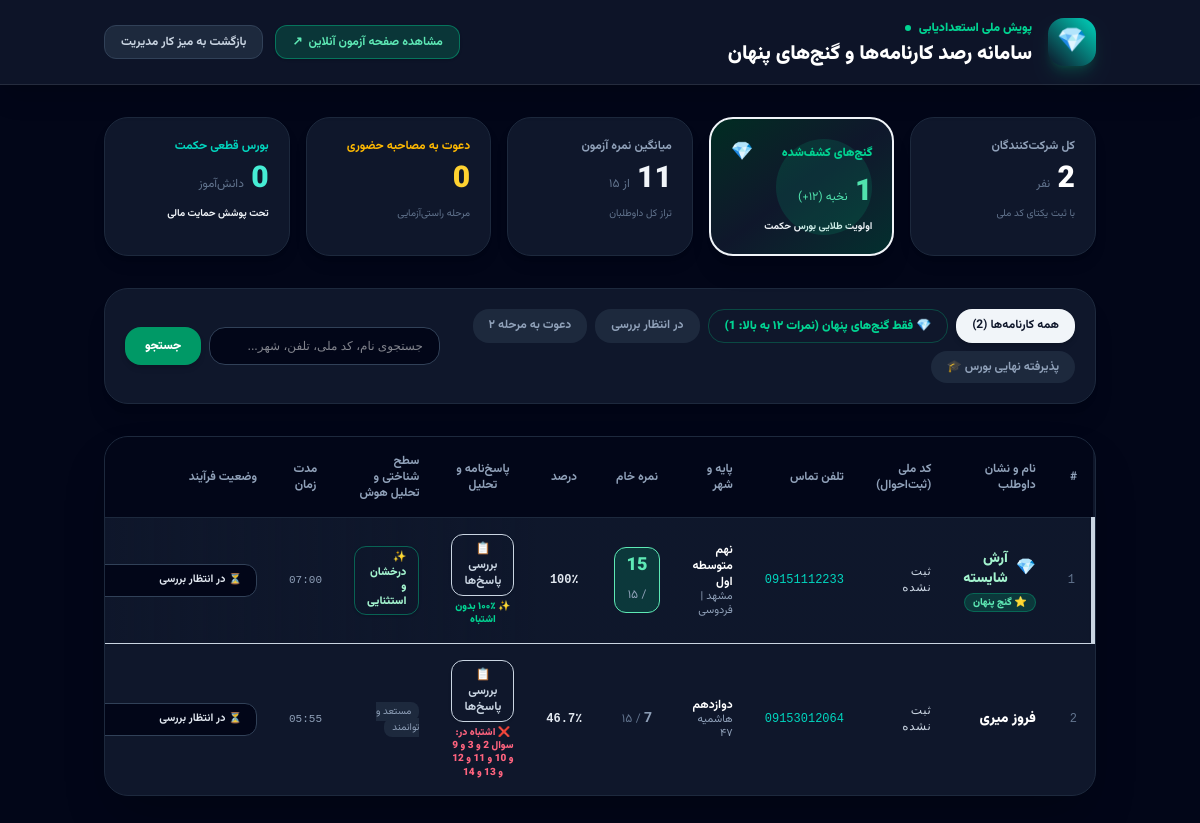
Page /admin/diamond-candidates.php (signed in) on the committed database.
### tables this page shows
CREATE TABLE diamond_candidates (
    id INTEGER PRIMARY KEY AUTOINCREMENT,
    full_name TEXT NOT NULL,
    phone TEXT NOT NULL,
    grade TEXT NOT NULL,
    city TEXT NOT NULL,
    school_name TEXT,
    score INTEGER DEFAULT 0,
    total_questions INTEGER DEFAULT 15,
    percentage REAL DEFAULT 0,
    time_spent_seconds INTEGER DEFAULT 0,
    answers_detail TEXT,
    ip_address TEXT,
    status TEXT DEFAULT 'pending',
    created_at DATETIME DEFAULT CURRENT_TIMESTAMP
, tier TEXT, national_id TEXT);

### admin/diamond-candidates.php (the view, shortened to what the rows shown need)
<?php
require_once '../includes/auth.php';
$sql = "SELECT * FROM diamond_candidates WHERE 1=1";
$params = [];
$sql .= " ORDER BY score DESC, created_at DESC";
$stmt = $pdo->prepare($sql);
$stmt->execute($params);
$candidates = $stmt->fetchAll(PDO::FETCH_ASSOC);
?>
<!DOCTYPE html>
<html lang="fa-IR" dir="rtl">
<head>
    <link rel="stylesheet" href="/assets/tailwind.min.css">
</head>
<body class="bg-slate-950 text-slate-100 min-h-screen">
    <header class="bg-slate-900/90 backdrop-blur-xl border-b border-white/10 sticky top-0 z-40 shadow-xl">
        <div class="container mx-auto px-4 py-4 flex flex-col sm:flex-row justify-between items-center gap-4">
            <div class="flex items-center gap-4">
                <div>
                    <h1 class="text-xl font-black text-white">سامانه رصد کارنامه‌ها و گنج‌های پنهان</h1>
                </div>
            </div>
        </div>
    </header>
    <main class="container mx-auto px-4 py-8">
        <div class="bg-slate-900 border border-slate-800 rounded-3xl overflow-hidden shadow-2xl">
            <div class="overflow-x-auto">
                <table class="w-full text-right text-xs">
                    <thead class="bg-slate-950 text-slate-400 border-b border-slate-800 font-bold">
                        <tr>
                            <th class="p-4">#</th>
                            <th class="p-4">نام و نشان داوطلب</th>
                            <th class="p-4">کد ملی (ثبت‌احوال)</th>
                            <th class="p-4">تلفن تماس</th>
                            <th class="p-4">پایه و شهر</th>
                            <th class="p-4 text-center">نمره خام</th>
                            <th class="p-4 text-center">درصد</th>
                            <th class="p-4 text-center">پاسخ‌نامه و تحلیل</th>
                            <th class="p-4">سطح شناختی و تحلیل هوش</th>
                            <th class="p-4 text-center">مدت زمان</th>
                            <th class="p-4">وضعیت فرآیند</th>
                        </tr>
                    </thead>
                    <tbody class="divide-y divide-slate-800/70 text-slate-300">
                        <?php if (empty($candidates)): ?>
                            <tr>
                                <td colspan="12" class="p-12 text-center text-slate-500">
                                    <div class="text-4xl mb-3">🔍</div>
                                    <div class="font-bold text-base text-slate-400">هیچ داوطلبی با فیلتر انتخابی یافت نشد.</div>
                                    <p class="text-xs text-slate-600 mt-1">با شرکت اولین داوطلبان در آزمون آنلاین، نتایج به طور زنده در این جدول نمایان خواهد شد.</p>
                                </td>
                            </tr>
                        <?php else: ?>
                            <?php foreach ($candidates as $cand):
                                $is_diamond = ($cand['score'] >= 12);
                                $row_class = $is_diamond
                                    ? 'bg-gradient-to-r from-emerald-950/70 via-slate-900 to-slate-900 border-r-4 border-r-emerald-400 shadow-sm'
                                    : 'hover:bg-slate-800/40 transition-colors';
                                $ans_data = json_decode($cand['answers_detail'] ?? '{}', true) ?: [];
                                $wrong_questions = [];
                                foreach ($ans_data as $q_num => $q_val) {
                                    if (empty($q_val['is_correct'])) {
                                        $wrong_questions[] = $q_num;
                                    }
                                }
                            ?>
                                <tr class="<?php echo $row_class; ?>">
                                    <td class="p-4 font-mono text-slate-500"><?php echo $cand['id']; ?></td>
                                    <td class="p-4">
                                        <div class="flex items-center gap-2">
                                            <?php if ($is_diamond): ?>
                                                <span class="text-base animate-pulse" title="گنج پنهان کشف‌شده">💎</span>
                                            <?php endif; ?>
                                            <span class="font-black text-sm <?php echo $is_diamond ? 'text-emerald-200' : 'text-white'; ?>">
                                                <?php echo htmlspecialchars($cand['full_name']); ?>
                                            </span>
                                        </div>
                                        <?php if ($is_diamond): ?>
                                            <div class="inline-flex items-center gap-1 mt-1 px-2 py-0.5 rounded-full bg-emerald-500/20 text-emerald-300 text-[10px] font-black border border-emerald-400/30">
                                                <span>⭐ گنج پنهان</span>
                                            </div>
                                        <?php endif; ?>
                                    </td>
                                    <td class="p-4 font-mono text-slate-300 tracking-wider">
                                        <?php echo htmlspecialchars($cand['national_id'] ?? 'ثبت نشده'); ?>
                                    </td>
                                    <td class="p-4 font-mono">
                                        <a href="tel:<?php echo htmlspecialchars($cand['phone']); ?>" class="text-teal-400 hover:text-teal-300 hover:underline">
                                            <?php echo htmlspecialchars($cand['phone']); ?>
                                        </a>
                                    </td>
                                    <td class="p-4">
                                        <div class="text-white font-bold"><?php echo htmlspecialchars($cand['grade']); ?></div>
                                        <div class="text-[11px] text-slate-400"><?php echo htmlspecialchars($cand['city']); ?> <?php if(!empty($cand['school_name'])) echo ' | ' . htmlspecialchars($cand['school_name']); ?></div>
                                    </td>
                                    <td class="p-4 text-center">
                                        <?php if ($is_diamond): ?>
                                            <div class="inline-block px-3 py-1 rounded-xl bg-emerald-500/20 border border-emerald-400/50 text-emerald-300 font-black text-lg shadow-[0_0_12px_rgba(52,211,153,0.3)]">
                                                <?php echo $cand['score']; ?> <span class="text-xs text-slate-400 font-normal">/ ۱۵</span>
                                            </div>
                                        <?php elseif ($cand['score'] >= 9): ?>
                                            <span class="text-base font-black text-cyan-300"><?php echo $cand['score']; ?> <span class="text-xs text-slate-400 font-normal">/ ۱۵</span></span>
                                        <?php else: ?>
                                            <span class="text-sm font-bold text-slate-400"><?php echo $cand['score']; ?> <span class="text-xs text-slate-500 font-normal">/ ۱۵</span></span>
                                        <?php endif; ?>
                                    </td>
                                    <td class="p-4 text-center font-mono font-bold text-slate-200">
                                        <?php echo $cand['percentage']; ?>٪
                                    </td>
                                    <td class="p-4 text-center">
                                        <button type="button" onclick="openCandidateModal(<?php echo $cand['id']; ?>)" class="inline-flex items-center gap-1.5 px-3 py-1.5 rounded-xl bg-cyan-500/20 hover:bg-cyan-500/30 text-cyan-300 border border-cyan-500/40 text-xs font-bold transition-all shadow-sm">
                                            <span>📋 بررسی پاسخ‌ها</span>
                                        </button>
                                        <?php if (empty($wrong_questions)): ?>
                                            <div class="text-[10px] font-black text-emerald-400 mt-1">✨ ۱۰۰٪ بدون اشتباه</div>
                                        <?php else: ?>
                                            <div class="text-[10px] font-black text-rose-400 mt-1">
                                                ❌ اشتباه در: سوال <?php echo implode(' و ', $wrong_questions); ?>
                                            </div>
                                        <?php endif; ?>
                                    </td>
                                    <td class="p-4">
                                        <?php if ($is_diamond): ?>
                                            <span class="px-3 py-1 rounded-xl text-[11px] font-black bg-gradient-to-r from-emerald-500/30 to-teal-500/30 text-emerald-200 border border-emerald-400/40 inline-block shadow-sm">
                                                ✨ <?php echo htmlspecialchars($cand['tier'] ?? 'درخشان و استثنایی'); ?>
                                            </span>
                                        <?php elseif ($cand['score'] >= 10): ?>
                                            <span class="px-2.5 py-1 rounded-xl text-[10px] font-bold bg-teal-500/20 text-teal-300 border border-teal-500/30 inline-block">
                                                <?php echo htmlspecialchars($cand['tier'] ?? 'بسیار مستعد'); ?>
                                            </span>
                                        <?php else: ?>
                                            <span class="px-2 py-0.5 rounded-lg text-[10px] text-slate-400 bg-slate-800">
                                                <?php echo htmlspecialchars($cand['tier'] ?? 'عادی'); ?>
                                            </span>
                                        <?php endif; ?>
                                    </td>
                                    <td class="p-4 text-center font-mono text-slate-400 text-[11px]">
                                        <?php
                                        $mins = floor($cand['time_spent_seconds'] / 60);
                                        $secs = $cand['time_spent_seconds'] % 60;
                                        echo sprintf('%02d:%02d', $mins, $secs);
                                        ?>
                                    </td>
                                    <td class="p-4">
                                        <form method="POST" class="inline">
                                            <select name="status" onchange="this.form.submit()" class="bg-slate-950 border border-slate-700 text-[11px] font-bold rounded-xl px-2.5 py-1.5 text-slate-200 focus:outline-none focus:border-emerald-400 transition-all">
                                                <option value="pending" <?php if($cand['status'] === 'pending') echo 'selected'; ?>>⏳ در انتظار بررسی</option>
                                            </select>
                                        </form>
                                    </td>
                                </tr>
                            <?php endforeach; ?>
                        <?php endif; ?>
                    </tbody>
                </table>
            </div>
        </div>
    </main>
</body>
</html>

### rows in the picture
diamond_candidates: id "1", full_name "آرش شایسته", shows "⭐ گنج پنهان", national "ثبت نشده", phone "09151112233", grade "نهم متوسطه اول", city "مشهد", school_name "فردوسی", score "15", percentage "100", shows "✨ ۱۰۰٪ بدون اشتباه", tier "درخشان و استثنایی", time_spent_seconds "07", time_spent_seconds "00", status "⏳ در انتظار بررسی"
diamond_candidates: id "2", full_name "فروز میری", national "ثبت نشده", phone "09153012064", grade "دوازدهم", city "هاشمیه ۴۷", score "7", percentage "46.7", wrong_questions "2 و 3 و 9 و 10 و 11 و 12 و 13 و 14", tier "مستعد و توانمند", time_spent_seconds "05", time_spent_seconds "55", status "⏳ در انتظار بررسی"

### other values in the picture
$count_invited "0"
$count_accepted "0"
$count_all "2"
$count_diamonds "1"
